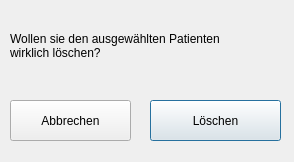
<?xml version="1.0" encoding="UTF-8"?>
<ui version="4.0">
 <class>delete</class>
 <widget class="QDialog" name="delete">
  <property name="geometry">
   <rect>
    <x>0</x>
    <y>0</y>
    <width>294</width>
    <height>162</height>
   </rect>
  </property>
  <property name="windowTitle">
   <string>Dialog</string>
  </property>
  <widget class="QPushButton" name="pushButton">
   <property name="geometry">
    <rect>
     <x>150</x>
     <y>100</y>
     <width>131</width>
     <height>41</height>
    </rect>
   </property>
   <property name="text">
    <string>Löschen</string>
   </property>
  </widget>
  <widget class="QPushButton" name="pushButton_2">
   <property name="geometry">
    <rect>
     <x>10</x>
     <y>100</y>
     <width>121</width>
     <height>41</height>
    </rect>
   </property>
   <property name="text">
    <string>Abbrechen</string>
   </property>
  </widget>
  <widget class="QLabel" name="label">
   <property name="geometry">
    <rect>
     <x>10</x>
     <y>0</y>
     <width>251</width>
     <height>91</height>
    </rect>
   </property>
   <property name="text">
    <string>Wollen sie den ausgewählten Patienten
wirklich löschen?</string>
   </property>
  </widget>
 </widget>
 <resources/>
 <connections/>
</ui>
